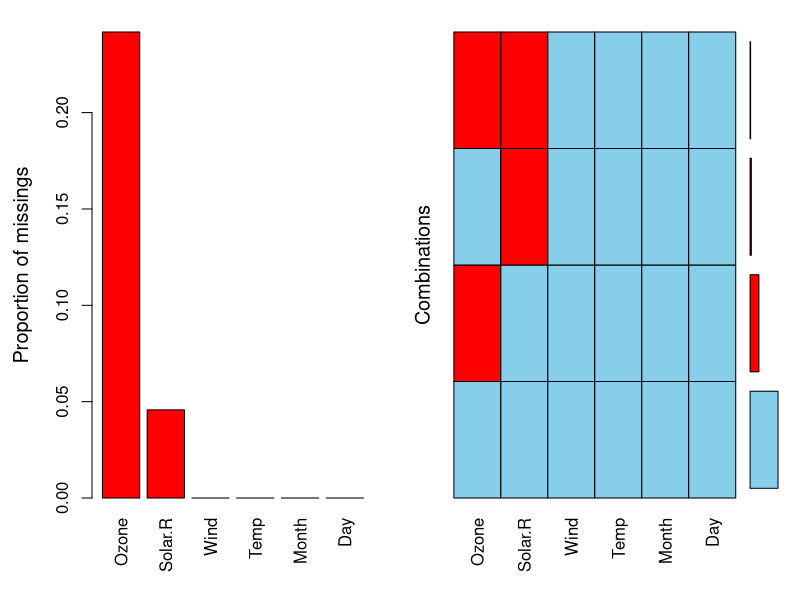
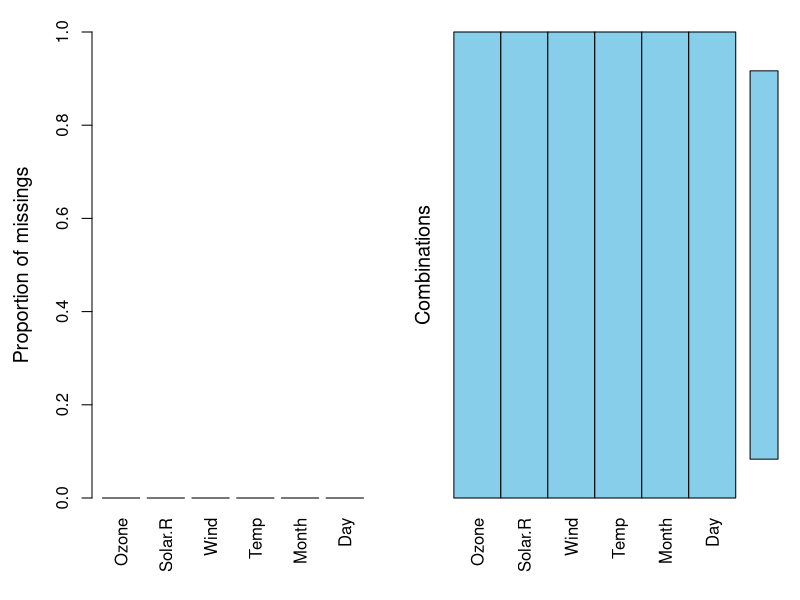
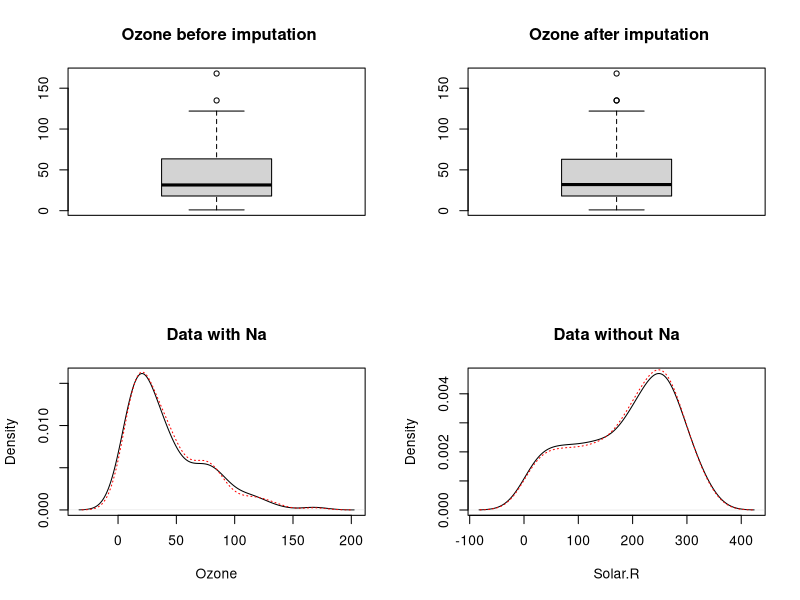

The R source for these figures, in order:
library(tidyverse)
install.packages("mice")
install.packages("VIM")
library(mice)
library(VIM)
?mice 
# View the data and missing values
View(airquality)
airquality
# Plot missing data using VIM package
aggr(airquality)
# the number of missing data
nrow(na.omit(airquality))
nrow(airquality)

# Impute the missing data as shown in the video -------------------------------
airquality_imp <-  mice(airquality)

# view the attribute of the imputed data ----------------------------------
attributes(airquality_imp)

# Complete data -----------------------------------------------------------
airquality_comp <- complete(airquality_imp)
aggr(airquality_comp)
View(airquality_comp)

# visualise the data to compare data before and after imputation ------------
par(mfrow = c(2,2))
boxplot(airquality$Ozone, main = " Ozone before imputation")
boxplot(airquality_comp$Ozone, main = " Ozone after imputation")

# Run the t. test ---------------------------------------------------------

t.test(airquality$Ozone, airquality_comp$Ozone)
# from the t.test the p value is 0.7581 which above the 0.05 significance level, 
# so we fail to reject the null hypothesis and conclude that there is no significant difference
# between the means of Ozone before and after imputation.


# visualise the data before and after imputation using the density --------
plot(density(airquality$Ozone, na.rm = TRUE), main = "Data with Na",
     xlab = "Ozone", ylab = "Density") +
lines(density(airquality_comp$Ozone), col = "red", lty = 9)

#  solar.R ----------------------------------------------------------------
plot(density(airquality$Solar.R, na.rm = TRUE), main = "Data without Na",
     xlab = "Solar.R", ylab = "Density") +
  lines(density(airquality_comp$Solar.R), col = "red", lty = 9)

#  END--------------------------------------------------------------
